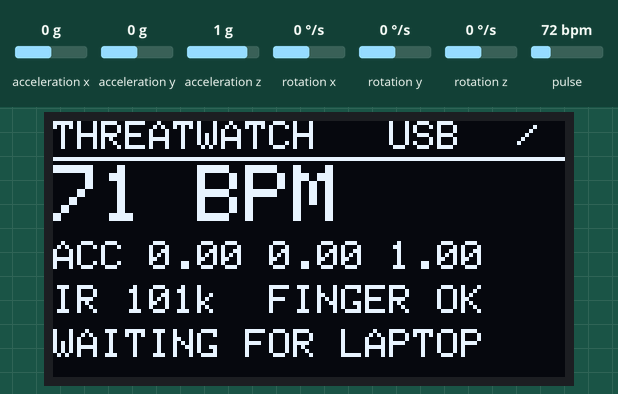
Recording of a sketch running on a simulated ESP32. Parts: 128×64 one-colour display. Wiring (inferred from the names in the program): MPU-6050 motion sensor at I2C address 0x68. The test bench sets the inputs (shaded band); at power-on: acceleration x 0 g, acceleration y 0 g, acceleration z 1 g, pulse 72 bpm, rotation x 0 °/s, rotation y 0 °/s, rotation z 0 °/s. Nothing arrives over Bluetooth unless stated; a phone connects over Bluetooth LE 3 s after start; what the sketch prints to the serial monitor is not drawn.

Above: at 5.09 s.
5.1 s: acceleration x set to -1.4 g
At 5.34 s:
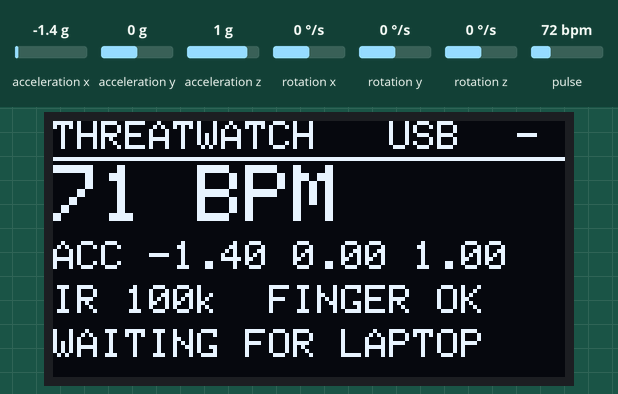
8.1 s: acceleration y set to -1.4 g
At 8.36 s:
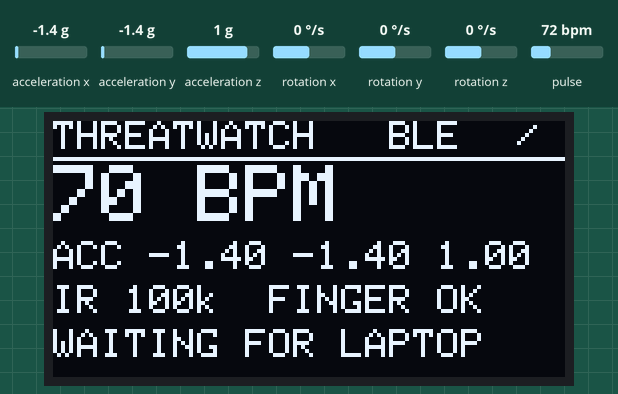
9.6 s: acceleration z set to -1.4 g
At 9.77 s:
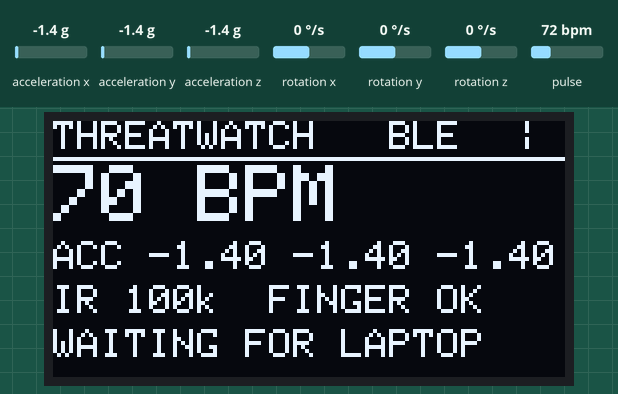
11.1 s: pulse set to 42 bpm
At 12.78 s:
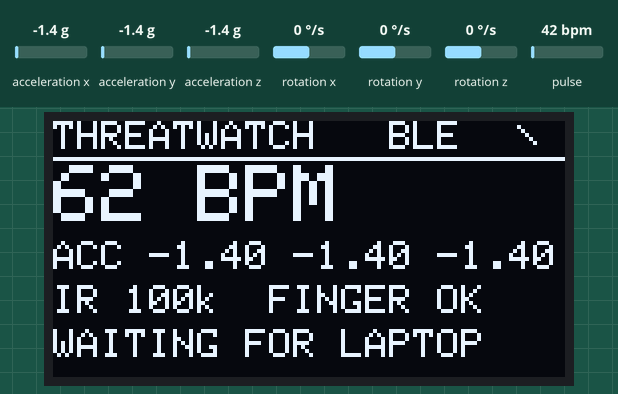
14.4 s: acceleration x set to -0.8 g
At 14.59 s:
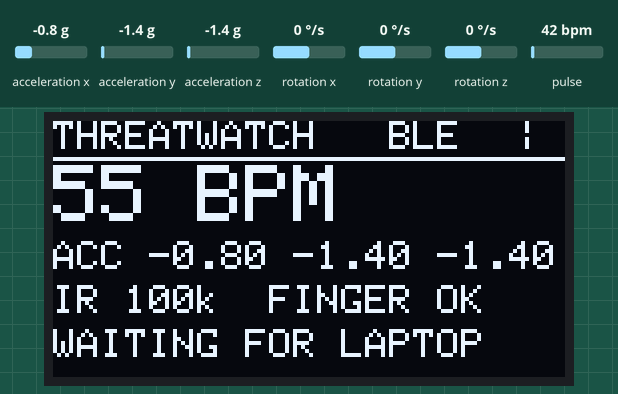

The sketch:

esp32_wearable.ino
```cpp
/*
 * Fitness Tracker wearable — ESP32 (primary controller, wireless)
 * Same sensor stack as the Uno build: MAX30102 + MPU6050 (+ optional SSD1306).
 *
 * Streams the SAME CSV line as the Uno firmware, over BOTH:
 *   1. USB serial  @ 115200  (debug / wired laptop link)
 *   2. BLE "Nordic UART Service" (NUS) notifications  (wireless laptop link)
 *
 *   ts,hr,spo2,eda,temp,ax,ay,az,gx,gy,gz,finger,label
 *   (ts is seconds since boot, float, so it matches the WESAD/replay timeline)
 *
 * Only a ESP32 devkit (e.g. ESP32-WROOM-32) and the same I2C sensors are
 * needed.  Default I2C pins below are ESP32 GPIO21 (SDA) / GPIO22 (SCL).
 *
 * Libraries:
 *   - ESP32 core (BLE comes built in via the "ESP32 BLE Arduino" library)
 *   - "SparkFun MAX3010x Pulse and Proximity Sensor Library"
 *   - Adafruit SSD1306 + Adafruit GFX  (optional OLED)
 *
 * The BLE receiver on the laptop is:
 *     python scripts/live.py --source ble
 * (see threatwatch/data/sources/ble_source.py) and the same source is used by
 * the dashboard server, which subscribes to the NUS TX characteristic and
 * parses the identical CSV line as the wired Uno.
 *
 * Downstream feedback (laptop -> device) uses the merged two-line protocol:
 *   STATE:<name>   and   SCORE:<0-100>
 * Both are accepted over the NUS RX write characteristic and over USB serial.
 *
 * HONESTY: SpO2 and EDA fields are emitted EMPTY (no calibrated SpO2 curve, no
 * GSR sensor). They are never replaced by a plausible-looking guess.
 */

#include <Wire.h>
#include <BLEDevice.h>
#include <BLEServer.h>
#include <BLEUtils.h>
#include <BLE2902.h>
#include "MAX30105.h"
#include "heartRate.h"
#include <Adafruit_GFX.h>
#include <Adafruit_SSD1306.h>

// Nordic UART Service UUIDs (must match the laptop BLE client)
#define NUS_SERVICE_UUID "6E400001-B5A3-F393-E0A9-E50E24DCCA9E"
#define NUS_TX_UUID      "6E400003-B5A3-F393-E0A9-E50E24DCCA9E"  // ESP32 -> laptop (notify)
#define NUS_RX_UUID      "6E400002-B5A3-F393-E0A9-E50E24DCCA9E"  // laptop -> ESP32 (write)
#define DEVICE_NAME      "ThreatWatch"

#define SDA_PIN 21
#define SCL_PIN 22
#define MPU_ADDR 0x68

MAX30105 particleSensor;

// ---- OLED live UI (SSD1306 128x64 @ 0x3C, same bus) ----
#define OLED_ADDR 0x3C
Adafruit_SSD1306 oled(128, 64, &Wire, -1);
bool oledOn = false;
uint32_t lastOledMs = 0, lastBeatFlashMs = 0;
uint32_t irHist[128];
uint8_t irHistN = 0;
float irBase = 0;
const char spinner[4] = {'|', '/', '-', '\\'};

static const uint8_t HEART_BMP[] = {
  0b01100110,
  0b11111111,
  0b11111111,
  0b01111110,
  0b00111100,
  0b00011000,
};

BLEServer *bleServer = nullptr;
BLECharacteristic *txChar = nullptr;
bool bleConnected = false;

const float ACCEL_SCALE = 16384.0f;
const float GYRO_SCALE  = 131.0f;

String laptopState = "--";
int    laptopScore = 0;

class ServerCallbacks : public BLEServerCallbacks {
  void onConnect(BLEServer *s) override { bleConnected = true; }
  void onDisconnect(BLEServer *s) override {
    bleConnected = false;
    s->startAdvertising();  // keep advertising so the laptop can reconnect
  }
};

class RxCallbacks : public BLECharacteristicCallbacks {
  void onWrite(BLECharacteristic *c) override {
    String v = String(c->getValue().c_str());
    v.trim();
    // The laptop sends two short lines; a BLE write may carry either or both.
    int stateIdx = v.indexOf("STATE:");
    if (stateIdx >= 0) {
      String s = v.substring(stateIdx + 6);
      int nl = s.indexOf('\n');
      if (nl >= 0) s = s.substring(0, nl);
      s.trim();
      if (s.length()) laptopState = s;
    }
    int scoreIdx = v.indexOf("SCORE:");
    if (scoreIdx >= 0) {
      String s = v.substring(scoreIdx + 6);
      int nl = s.indexOf('\n');
      if (nl >= 0) s = s.substring(0, nl);
      laptopScore = constrain(s.toInt(), 0, 100);
    }
    Serial.print("# from laptop: state="); Serial.print(laptopState);
    Serial.print(" score="); Serial.println(laptopScore);
  }
};

void mpuWrite(uint8_t reg, uint8_t val) {
  Wire.beginTransmission(MPU_ADDR); Wire.write(reg); Wire.write(val); Wire.endTransmission();
}

bool mpuInit() {
  Wire.beginTransmission(MPU_ADDR);
  if (Wire.endTransmission() != 0) return false;
  mpuWrite(0x6B, 0x00); delay(50);
  mpuWrite(0x1C, 0x00);
  mpuWrite(0x1B, 0x00);
  mpuWrite(0x1A, 0x03);
  return true;
}

void mpuRead(float &ax, float &ay, float &az, float &gx, float &gy, float &gz, float &tempC) {
  Wire.beginTransmission(MPU_ADDR); Wire.write(0x3B); Wire.endTransmission(false);
  Wire.requestFrom((uint8_t)MPU_ADDR, (uint8_t)14);
  int16_t raw[7];
  for (int i = 0; i < 7 && Wire.available() >= 2; i++)
    raw[i] = (Wire.read() << 8) | Wire.read();
  ax = raw[0] / ACCEL_SCALE; ay = raw[1] / ACCEL_SCALE; az = raw[2] / ACCEL_SCALE;
  tempC = raw[3] / 340.0f + 36.53f;
  gx = raw[4] / GYRO_SCALE; gy = raw[5] / GYRO_SCALE; gz = raw[6] / GYRO_SCALE;
}

long lastBeatMs = 0; float bpm = 0; bool haveBpm = false;
unsigned long lastFingerMs = 0, beatCount = 0, lastDebugMs = 0;
uint32_t lastIr = 0;

// Raw IR above this means something reflective (a fingertip) is on the sensor.
// Same threshold the SparkFun examples use.
static const uint32_t IR_FINGER_THRESHOLD = 50000;

// Feed the beat detector EVERY sample the MAX30102 produces (~25 Hz after the
// 4-sample average).  The PBA algorithm (heartRate.h) is a DC estimator plus a
// low-pass FIR that assumes a steady sample stream; the loop used to hand it one
// sample per CSV record (~8 Hz, the OLED refresh blocks the loop), which
// decimated the pulse waveform so far that a beat was never detected and the
// panel sat on "-- BPM" with a finger on the sensor.
void updateHeartRate(uint32_t ir) {
  lastIr = ir;
  if (ir < IR_FINGER_THRESHOLD) return;
  lastFingerMs = millis();
  if (checkForBeat((int32_t)ir)) {
    lastBeatFlashMs = millis();   // flash the on-screen heart
    beatCount++;
    long now = millis(); long dt = now - lastBeatMs;
    if (lastBeatMs != 0 && dt > 300 && dt < 2000) {
      float inst = 60000.0f / (float)dt;
      bpm = haveBpm ? (0.7f * bpm + 0.3f * inst) : inst;
      haveBpm = true;
    }
    lastBeatMs = now;
  }
}

bool oledInit() {
  // Real electrical ACK check first (Adafruit begin() alone always returns true)
  Wire.beginTransmission(OLED_ADDR);
  if (Wire.endTransmission() != 0) return false;
  if (!oled.begin(SSD1306_SWITCHCAPVCC, OLED_ADDR)) return false;
  oled.clearDisplay();
  oled.setTextColor(SSD1306_WHITE);
  oled.setTextSize(1);
  return true;
}

// Staged boot animation: logo wipe -> self-test sweep -> READY flash.
// Called from setup() AFTER all sensors init, so oledOk/mpuOk/maxOk are known.
void oledBootAnim(bool oledOk, bool mpuOk, bool maxOk) {
  for (int w = 0; w <= 128; w += 8) {      // 1. logo wipe
    oled.clearDisplay();
    oled.setTextSize(2);
    oled.setCursor(14, 6);
    oled.println("THREAT");
    oled.setCursor(26, 28);
    oled.println("WATCH");
    oled.drawLine(0, 48, w, 48, SSD1306_WHITE);   // progress line
    oled.drawLine(0, 49, w, 49, SSD1306_WHITE);
    oled.display();
    delay(35);
  }
  oled.clearDisplay();                     // 2. self-test sweep
  oled.setTextSize(1);
  oled.setCursor(0, 0);
  oled.println("THREATWATCH BOOT");
  delay(250);
  oled.setCursor(0, 16);
  oled.print(oledOk ? "> OLED ...... OK" : "> OLED ... FAIL");
  oled.display();
  delay(300);
  oled.setCursor(0, 28);
  oled.print(mpuOk ? "> IMU ....... OK" : "> IMU .... FAIL");
  oled.display();
  delay(300);
  oled.setCursor(0, 40);
  oled.print(maxOk ? "> PPG ....... OK" : "> PPG .... FAIL");
  oled.display();
  delay(450);
  for (int i = 0; i < 3; i++) {            // 3. READY flash
    oled.setCursor(34, 54);
    oled.print("** READY **");
    oled.display();
    delay(220);
    oled.fillRect(0, 54, 128, 8, SSD1306_BLACK);
    oled.display();
    delay(160);
  }
  oled.clearDisplay();
  oled.setCursor(0, 0);
  oled.println("ESP32 SMOKE TEST");
  oled.println();
  oled.println((oledOk && mpuOk && maxOk) ? "all sensors OK" : "CHECK FAIL FLAGS");
  oled.display();
}

void oledSplash() {
  oled.clearDisplay();
  oled.setTextSize(2);
  oled.setCursor(14, 6);
  oled.println("THREAT");
  oled.setCursor(26, 28);
  oled.println("WATCH");
  oled.setTextSize(1);
  oled.setCursor(28, 50);
  oled.print("ESP32 WEARABLE");
  oled.display();
  delay(1400);
}

// 128x64 text layout: header / BPM / ACC axes / contact / verdict.
// The MPU6050 temperature is deliberately NOT shown: it is the IMU's own die
// temperature (~43-44 C at idle), not skin temperature, so it reads the same
// with or without a finger and only invites the wrong question.
void oledUpdate(unsigned long now, bool finger, uint32_t ir, float ax, float ay, float az) {
  if (irBase == 0) irBase = (float)ir;
  irBase += ((float)ir - irBase) * 0.02f;

  oled.clearDisplay();

  // header: title + link + activity spinner
  oled.setTextSize(1);
  oled.setCursor(0, 0);
  oled.print("THREATWATCH");
  oled.drawLine(0, 9, 127, 9, SSD1306_WHITE);
  oled.setCursor(84, 0);
  oled.print(bleConnected ? "BLE" : "USB");
  oled.setCursor(116, 0);
  oled.print(spinner[(now / 200) % 4]);

  // big heart-rate line: the headline number
  char hrTxt[8];
  if (finger && haveBpm) snprintf(hrTxt, sizeof(hrTxt), "%d", (int)(bpm + 0.5f));
  else                   strcpy(hrTxt, "--");
  oled.setTextSize(2);
  oled.setCursor(0, 11);
  oled.print(hrTxt);
  oled.print(" BPM");

  // accelerometer: the one sensor that always has something to say
  oled.setTextSize(1);
  oled.setCursor(0, 30);
  char accTxt[24];
  snprintf(accTxt, sizeof(accTxt), "ACC %.2f %.2f %.2f", ax, ay, az);
  oled.print(accTxt);

  // contact quality: the raw IR level is what the wearer adjusts, and it is
  // what explains a missing BPM
  oled.setCursor(0, 41);
  char irTxt[24];
  snprintf(irTxt, sizeof(irTxt), "IR %.0fk  %s", ir / 1000.0f, finger ? "FINGER OK" : "NO FINGER");
  oled.print(irTxt);

  // verdict: fused state + score from the laptop, on one line
  oled.setCursor(0, 52);
  if (laptopState != "--") {
    oled.print("STATE: ");
    oled.print(laptopState.substring(0, 8));
    oled.print(" ");
    oled.print(laptopScore);
    oled.print("%");
  } else if (!finger) {
    oled.print("PLACE FINGER ON SENSOR");
  } else {
    oled.print("WAITING FOR LAPTOP");
  }
  oled.display();
}

void setupBle() {
  BLEDevice::init(DEVICE_NAME);
  bleServer = BLEDevice::createServer();
  bleServer->setCallbacks(new ServerCallbacks());
  BLEService *svc = bleServer->createService(NUS_SERVICE_UUID);

  txChar = svc->createCharacteristic(NUS_TX_UUID, BLECharacteristic::PROPERTY_NOTIFY);
  txChar->addDescriptor(new BLE2902());

  BLECharacteristic *rx = svc->createCharacteristic(NUS_RX_UUID, BLECharacteristic::PROPERTY_WRITE);
  rx->setCallbacks(new RxCallbacks());

  svc->start();
  BLEAdvertising *adv = BLEDevice::getAdvertising();
  adv->addServiceUUID(NUS_SERVICE_UUID);
  adv->setScanResponse(true);
  adv->start();
  Serial.println("# BLE advertising as " DEVICE_NAME);
}

void setup() {
  Serial.begin(115200);
  Wire.begin(SDA_PIN, SCL_PIN);

  bool mpuOk = mpuInit();
  if (mpuOk) Serial.println("# MPU6050 ready");
  else       Serial.println("# MPU6050 FAILED");

  bool maxOk = particleSensor.begin(Wire, I2C_SPEED_FAST);
  if (!maxOk) {
    Serial.println("# MAX30102 FAILED");
  } else {
    particleSensor.setup(0x1F, 4, 2, 100, 411, 4096);
    particleSensor.setPulseAmplitudeIR(0x1F);
    Serial.println("# MAX30102 ready");
  }

  oledOn = oledInit();
  if (oledOn) {
    Serial.println("# OLED ready");
    oledBootAnim(true, mpuOk, maxOk);   // staged intro with real self-test verdicts
  } else {
    Serial.println("# OLED not found");
  }

  setupBle();
  Serial.println("ts,hr,spo2,eda,temp,ax,ay,az,gx,gy,gz,finger,label");
}

const unsigned long SAMPLE_PERIOD_MS = 50;  // ~20 Hz
unsigned long lastSample = 0;

String buildLine(unsigned long now, bool finger, float ax, float ay, float az,
                 float gx, float gy, float gz, float tempC) {
  char buf[160];
  char hr[12] = "";
  if (finger && haveBpm) snprintf(hr, sizeof(hr), "%.1f", bpm);
  // ts,hr,spo2(empty),eda(empty),temp,ax,ay,az,gx,gy,gz,finger,label
  snprintf(buf, sizeof(buf),
           "%.3f,%s,,,%.2f,%.3f,%.3f,%.3f,%.2f,%.2f,%.2f,%d,-1",
           now / 1000.0, hr, tempC, ax, ay, az, gx, gy, gz, finger ? 1 : 0);
  return String(buf);
}

void loop() {
  unsigned long now = millis();

  // 1. Drain the PPG FIFO at the sensor's own pace and feed every sample to the
  //    beat detector, so the CSV record rate (~10-20 Hz) no longer decimates
  //    the pulse waveform.
  particleSensor.check();
  while (particleSensor.available() > 0) {
    particleSensor.nextSample();
    updateHeartRate(particleSensor.getFIFOIR());
  }
  bool finger = lastIr >= IR_FINGER_THRESHOLD;

  if (now - lastSample < SAMPLE_PERIOD_MS) return;
  lastSample = now;

  float ax, ay, az, gx, gy, gz, tempC;
  mpuRead(ax, ay, az, gx, gy, gz, tempC);
  String line = buildLine(now, finger, ax, ay, az, gx, gy, gz, tempC);

  Serial.println(line);
  if (bleConnected && txChar) {
    txChar->setValue((uint8_t *)line.c_str(), line.length());
    txChar->notify();
  }

  // 2. One comment line every 2 s with the raw physiology behind the numbers.
  //    Leading '#' means every consumer (dashboard, log replay, this file's
  //    parser) ignores it, so the CSV contract is untouched.
  if (now - lastDebugMs >= 2000) {
    lastDebugMs = now;
    char dbg[80];
    snprintf(dbg, sizeof(dbg), "# ir=%lu bpm=%.1f beats=%lu finger=%d state=%s score=%d",
             (unsigned long)lastIr, bpm, beatCount, finger ? 1 : 0, laptopState.c_str(), laptopScore);
    Serial.println(dbg);
    if (bleConnected && txChar) {
      txChar->setValue((uint8_t *)dbg, strlen(dbg));
      txChar->notify();
    }
  }

  if (oledOn && now - lastOledMs >= 100) {   // 10 Hz screen refresh
    lastOledMs = now;
    oledUpdate(now, finger, lastIr, ax, ay, az);
  }
}
```
